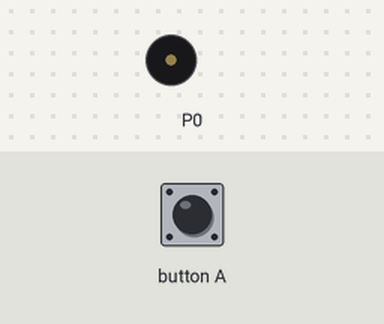
Bench run of a program on a simulated BBC micro:bit (MakeCode). Parts: buzzer (waves = sounding). The inputs (shaded band) are chosen by the test bench.

Above: at 1.2 s.
1.3 s: button A pressed for 0.15 s
At 1.8 s:
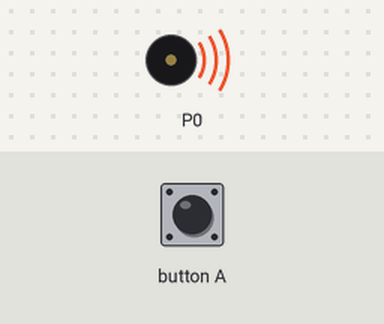
Timing chart, 0 to 8.9 s (numbered marks = the images above; inputs shaded):
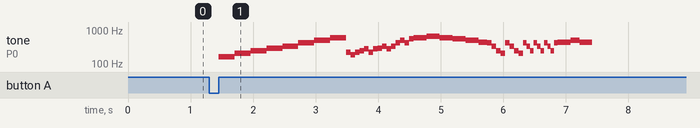

The program:

main.ts
```typescript
input.onButtonPressed(Button.A, function () {
    music.playTone(165, music.beat(BeatFraction.Half))
    music.playTone(208, music.beat(BeatFraction.Half))
    music.playTone(247, music.beat(BeatFraction.Half))
    music.playTone(294, music.beat(BeatFraction.Half))
    music.playTone(330, music.beat(BeatFraction.Half))
    music.playTone(415, music.beat(BeatFraction.Half))
    music.playTone(494, music.beat(BeatFraction.Half))
    music.playTone(587, music.beat(BeatFraction.Half))
    music.setTempo(111)
    music.ringTone(262)
    music.playTone(220, music.beat(BeatFraction.Eighth))
    music.playTone(185, music.beat(BeatFraction.Eighth))
    music.playTone(220, music.beat(BeatFraction.Eighth))
    music.playTone(247, music.beat(BeatFraction.Eighth))
    music.playTone(277, music.beat(BeatFraction.Eighth))
    music.playTone(220, music.beat(BeatFraction.Eighth))
    music.playTone(277, music.beat(BeatFraction.Eighth))
    music.playTone(294, music.beat(BeatFraction.Eighth))
    music.playTone(330, music.beat(BeatFraction.Eighth))
    music.playTone(277, music.beat(BeatFraction.Eighth))
    music.playTone(330, music.beat(BeatFraction.Eighth))
    music.playTone(415, music.beat(BeatFraction.Eighth))
    music.playTone(494, music.beat(BeatFraction.Eighth))
    music.playTone(415, music.beat(BeatFraction.Eighth))
    music.playTone(554, music.beat(BeatFraction.Eighth))
    music.setTempo(74)
    music.playTone(587, music.beat(BeatFraction.Quarter))
    music.playTone(659, music.beat(BeatFraction.Quarter))
    music.playTone(587, music.beat(BeatFraction.Quarter))
    music.playTone(554, music.beat(BeatFraction.Quarter))
    music.playTone(494, music.beat(BeatFraction.Quarter))
    music.setTempo(111)
    music.playTone(440, music.beat(BeatFraction.Quarter))
    for (let index = 0; index < 2; index++) {
        music.playTone(415, music.beat(BeatFraction.Eighth))
        music.playTone(330, music.beat(BeatFraction.Eighth))
        music.playTone(247, music.beat(BeatFraction.Eighth))
        music.playTone(208, music.beat(BeatFraction.Eighth))
    }
    music.setTempo(148)
    for (let index = 0; index < 3; index++) {
        music.playTone(415, music.beat(BeatFraction.Eighth))
        music.playTone(330, music.beat(BeatFraction.Eighth))
        music.playTone(247, music.beat(BeatFraction.Eighth))
    }
    music.playTone(415, music.beat(BeatFraction.Eighth))
    music.setTempo(74)
    music.playTone(440, music.beat(BeatFraction.Quarter))
    music.setTempo(111)
    music.playTone(494, music.beat(BeatFraction.Quarter))
    music.setTempo(74)
    music.playTone(440, music.beat(BeatFraction.Quarter))
    music.setTempo(111)
})
```

test.ts
```typescript
// テストはここに来ます。このパッケージが拡張機能として使用されるときにはコンパイルされません。
```

Measured:
- after the input at 1.3 s, tone on P0: plays 165 Hz for 0.26 s, 208 Hz for 0.26 s, 247 Hz for 0.26 s, 294 Hz for 0.26 s, 330 Hz for 0.26 s, 415 Hz for 0.26 s … (50 notes in this stretch), starting after 0.15 s
